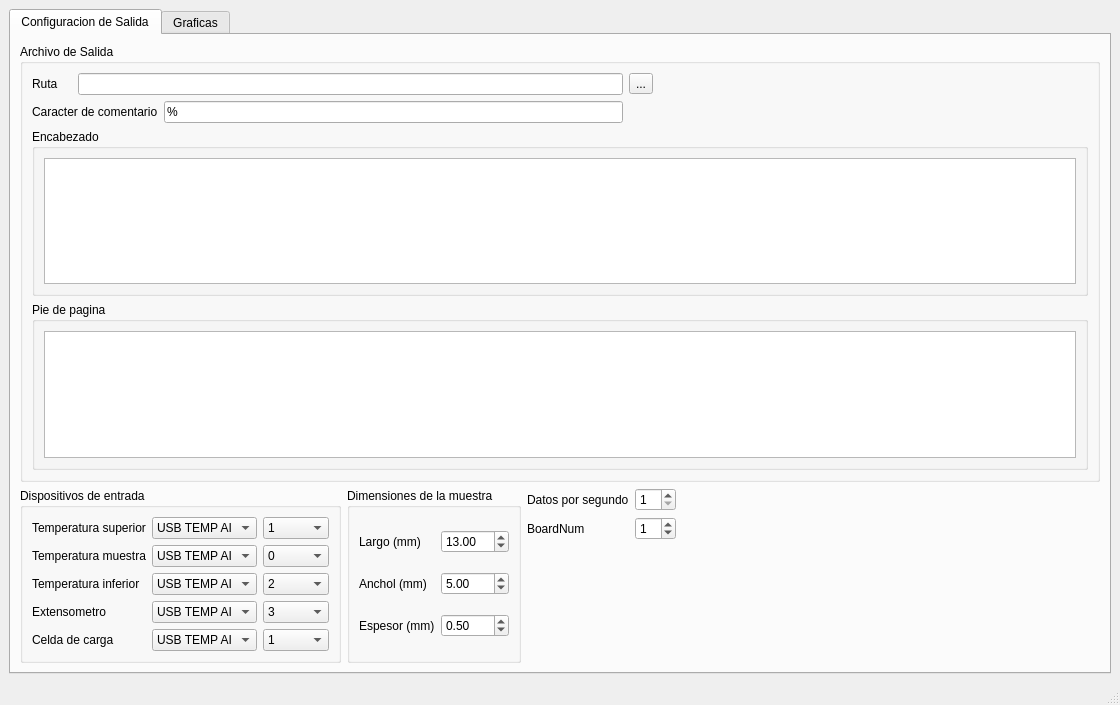
<?xml version="1.0" encoding="UTF-8"?>
<ui version="4.0">
 <class>MainWindow</class>
 <widget class="QMainWindow" name="MainWindow">
  <property name="geometry">
   <rect>
    <x>0</x>
    <y>0</y>
    <width>1120</width>
    <height>705</height>
   </rect>
  </property>
  <property name="windowTitle">
   <string>MainWindow</string>
  </property>
  <widget class="QWidget" name="centralwidget">
   <layout class="QGridLayout" name="gridLayout_5">
    <item row="0" column="0">
     <widget class="QTabWidget" name="tabmainwidget">
      <property name="enabled">
       <bool>true</bool>
      </property>
      <property name="currentIndex">
       <number>0</number>
      </property>
      <widget class="QWidget" name="tab_output_config">
       <attribute name="title">
        <string>Configuracion de Salida</string>
       </attribute>
       <layout class="QGridLayout" name="gridLayout_6">
        <item row="1" column="0" rowspan="3">
         <widget class="QGroupBox" name="gb_input_config">
          <property name="minimumSize">
           <size>
            <width>321</width>
            <height>0</height>
           </size>
          </property>
          <property name="title">
           <string>Dispositivos de entrada</string>
          </property>
          <property name="checkable">
           <bool>false</bool>
          </property>
          <property name="checked">
           <bool>false</bool>
          </property>
          <layout class="QGridLayout" name="gridLayout_3">
           <item row="1" column="1">
            <widget class="QComboBox" name="cbx_temperature_sample_input">
             <item>
              <property name="text">
               <string>USB TEMP AI</string>
              </property>
             </item>
             <item>
              <property name="text">
               <string>AG_34410A</string>
              </property>
             </item>
            </widget>
           </item>
           <item row="1" column="2">
            <widget class="QComboBox" name="cbx_temperature_sample_channel">
             <property name="enabled">
              <bool>true</bool>
             </property>
             <item>
              <property name="text">
               <string>0</string>
              </property>
             </item>
             <item>
              <property name="text">
               <string>1</string>
              </property>
             </item>
             <item>
              <property name="text">
               <string>2</string>
              </property>
             </item>
             <item>
              <property name="text">
               <string>3</string>
              </property>
             </item>
            </widget>
           </item>
           <item row="1" column="0">
            <widget class="QLabel" name="lb_dilatometer_termperature_input_2">
             <property name="text">
              <string>Temperatura muestra</string>
             </property>
            </widget>
           </item>
           <item row="2" column="0">
            <widget class="QLabel" name="lb_dilatometer_termperature_input_3">
             <property name="text">
              <string>Temperatura inferior</string>
             </property>
            </widget>
           </item>
           <item row="2" column="1">
            <widget class="QComboBox" name="cbx_temperature_down_input">
             <item>
              <property name="text">
               <string>USB TEMP AI</string>
              </property>
             </item>
            </widget>
           </item>
           <item row="2" column="2">
            <widget class="QComboBox" name="cbx_temperature_down_channel">
             <property name="enabled">
              <bool>true</bool>
             </property>
             <property name="currentIndex">
              <number>2</number>
             </property>
             <item>
              <property name="text">
               <string>0</string>
              </property>
             </item>
             <item>
              <property name="text">
               <string>1</string>
              </property>
             </item>
             <item>
              <property name="text">
               <string>2</string>
              </property>
             </item>
             <item>
              <property name="text">
               <string>3</string>
              </property>
             </item>
            </widget>
           </item>
           <item row="4" column="2">
            <widget class="QComboBox" name="cbx_loadcell_channel">
             <property name="currentIndex">
              <number>1</number>
             </property>
             <item>
              <property name="text">
               <string>0</string>
              </property>
             </item>
             <item>
              <property name="text">
               <string>1</string>
              </property>
             </item>
             <item>
              <property name="text">
               <string>2</string>
              </property>
             </item>
             <item>
              <property name="text">
               <string>3</string>
              </property>
             </item>
            </widget>
           </item>
           <item row="0" column="1">
            <widget class="QComboBox" name="cbx_temperature_up_input">
             <item>
              <property name="text">
               <string>USB TEMP AI</string>
              </property>
             </item>
            </widget>
           </item>
           <item row="0" column="0">
            <widget class="QLabel" name="lb_dilatometer_termperature_input">
             <property name="text">
              <string>Temperatura superior</string>
             </property>
            </widget>
           </item>
           <item row="3" column="1">
            <widget class="QComboBox" name="cbx_extensometer_input">
             <item>
              <property name="text">
               <string>USB TEMP AI</string>
              </property>
             </item>
             <item>
              <property name="text">
               <string>AG_34401A</string>
              </property>
             </item>
             <item>
              <property name="text">
               <string>AG_34405A</string>
              </property>
             </item>
             <item>
              <property name="text">
               <string>AG_34410A</string>
              </property>
             </item>
            </widget>
           </item>
           <item row="3" column="2">
            <widget class="QComboBox" name="cbx_extensometer_channel">
             <property name="currentIndex">
              <number>3</number>
             </property>
             <item>
              <property name="text">
               <string>0</string>
              </property>
             </item>
             <item>
              <property name="text">
               <string>1</string>
              </property>
             </item>
             <item>
              <property name="text">
               <string>2</string>
              </property>
             </item>
             <item>
              <property name="text">
               <string>3</string>
              </property>
             </item>
             <item>
              <property name="text">
               <string/>
              </property>
             </item>
            </widget>
           </item>
           <item row="0" column="2">
            <widget class="QComboBox" name="cbx_temperature_up_channel">
             <property name="enabled">
              <bool>true</bool>
             </property>
             <property name="currentIndex">
              <number>1</number>
             </property>
             <item>
              <property name="text">
               <string>0</string>
              </property>
             </item>
             <item>
              <property name="text">
               <string>1</string>
              </property>
             </item>
             <item>
              <property name="text">
               <string>2</string>
              </property>
             </item>
             <item>
              <property name="text">
               <string>3</string>
              </property>
             </item>
            </widget>
           </item>
           <item row="4" column="1">
            <widget class="QComboBox" name="cbx_loadcell_input">
             <item>
              <property name="text">
               <string>USB TEMP AI</string>
              </property>
             </item>
             <item>
              <property name="text">
               <string>AG_34401A</string>
              </property>
             </item>
             <item>
              <property name="text">
               <string>AG_34405A</string>
              </property>
             </item>
             <item>
              <property name="text">
               <string>AG_34410A</string>
              </property>
             </item>
            </widget>
           </item>
           <item row="4" column="0">
            <widget class="QLabel" name="label_2">
             <property name="text">
              <string>Celda de carga</string>
             </property>
            </widget>
           </item>
           <item row="3" column="0">
            <widget class="QLabel" name="label">
             <property name="text">
              <string>Extensometro</string>
             </property>
            </widget>
           </item>
          </layout>
          <zorder>lb_dilatometer_termperature_input</zorder>
          <zorder>cbx_temperature_up_input</zorder>
          <zorder>cbx_extensometer_input</zorder>
          <zorder>cbx_extensometer_channel</zorder>
          <zorder>cbx_temperature_up_channel</zorder>
          <zorder>lb_dilatometer_termperature_input_2</zorder>
          <zorder>cbx_temperature_sample_input</zorder>
          <zorder>cbx_temperature_sample_channel</zorder>
          <zorder>cbx_temperature_down_input</zorder>
          <zorder>lb_dilatometer_termperature_input_3</zorder>
          <zorder>cbx_temperature_down_channel</zorder>
          <zorder>label</zorder>
          <zorder>label_2</zorder>
          <zorder>cbx_loadcell_input</zorder>
          <zorder>cbx_loadcell_channel</zorder>
         </widget>
        </item>
        <item row="0" column="0" colspan="5">
         <widget class="QGroupBox" name="gb_output_file">
          <property name="title">
           <string>Archivo de Salida</string>
          </property>
          <property name="checkable">
           <bool>false</bool>
          </property>
          <property name="checked">
           <bool>false</bool>
          </property>
          <layout class="QGridLayout" name="gridLayout_8">
           <item row="0" column="1" colspan="3">
            <widget class="QLineEdit" name="le_output_file_path">
             <property name="text">
              <string/>
             </property>
            </widget>
           </item>
           <item row="0" column="0">
            <widget class="QLabel" name="lb_output_file_path">
             <property name="text">
              <string>Ruta</string>
             </property>
            </widget>
           </item>
           <item row="1" column="3">
            <widget class="QLineEdit" name="le_output_file_commentchar">
             <property name="text">
              <string>%</string>
             </property>
            </widget>
           </item>
           <item row="0" column="4">
            <widget class="QToolButton" name="tlb_output_file_path">
             <property name="text">
              <string>...</string>
             </property>
            </widget>
           </item>
           <item row="1" column="0" colspan="3">
            <widget class="QLabel" name="lb_output_file_commentchar">
             <property name="text">
              <string>Caracter de comentario</string>
             </property>
            </widget>
           </item>
           <item row="3" column="0" colspan="5">
            <widget class="QGroupBox" name="gb_footer">
             <property name="title">
              <string>Pie de pagina</string>
             </property>
             <layout class="QGridLayout" name="gridLayout_16">
              <item row="0" column="0">
               <widget class="QPlainTextEdit" name="ptx_footer"/>
              </item>
             </layout>
            </widget>
           </item>
           <item row="2" column="0" colspan="5">
            <widget class="QGroupBox" name="gb_header">
             <property name="title">
              <string>Encabezado</string>
             </property>
             <layout class="QGridLayout" name="gridLayout_14">
              <item row="0" column="0">
               <widget class="QPlainTextEdit" name="ptx_header"/>
              </item>
             </layout>
            </widget>
           </item>
           <item row="1" column="4">
            <spacer name="horizontalSpacer_3">
             <property name="orientation">
              <enum>Qt::Horizontal</enum>
             </property>
             <property name="sizeHint" stdset="0">
              <size>
               <width>40</width>
               <height>20</height>
              </size>
             </property>
            </spacer>
           </item>
          </layout>
         </widget>
        </item>
        <item row="1" column="2">
         <widget class="QLabel" name="label_9">
          <property name="text">
           <string>Datos por segundo</string>
          </property>
         </widget>
        </item>
        <item row="1" column="3">
         <widget class="QSpinBox" name="sb_data_per_second">
          <property name="minimum">
           <number>1</number>
          </property>
         </widget>
        </item>
        <item row="1" column="4" rowspan="3">
         <spacer name="horizontalSpacer_2">
          <property name="orientation">
           <enum>Qt::Horizontal</enum>
          </property>
          <property name="sizeHint" stdset="0">
           <size>
            <width>687</width>
            <height>20</height>
           </size>
          </property>
         </spacer>
        </item>
        <item row="2" column="2">
         <widget class="QLabel" name="label_10">
          <property name="text">
           <string>BoardNum</string>
          </property>
         </widget>
        </item>
        <item row="2" column="3">
         <widget class="QSpinBox" name="sb_board_num">
          <property name="value">
           <number>1</number>
          </property>
         </widget>
        </item>
        <item row="3" column="2">
         <spacer name="verticalSpacer_2">
          <property name="orientation">
           <enum>Qt::Vertical</enum>
          </property>
          <property name="sizeHint" stdset="0">
           <size>
            <width>20</width>
            <height>102</height>
           </size>
          </property>
         </spacer>
        </item>
        <item row="4" column="0">
         <spacer name="verticalSpacer">
          <property name="orientation">
           <enum>Qt::Vertical</enum>
          </property>
          <property name="sizeHint" stdset="0">
           <size>
            <width>20</width>
            <height>46</height>
           </size>
          </property>
         </spacer>
        </item>
        <item row="1" column="1" rowspan="3">
         <widget class="QGroupBox" name="groupBox">
          <property name="title">
           <string>Dimensiones de la muestra</string>
          </property>
          <layout class="QGridLayout" name="gridLayout_4">
           <item row="1" column="1">
            <widget class="QDoubleSpinBox" name="dsbx_sample_width">
             <property name="minimum">
              <double>0.010000000000000</double>
             </property>
             <property name="maximum">
              <double>999.990000000000009</double>
             </property>
             <property name="singleStep">
              <double>0.010000000000000</double>
             </property>
             <property name="value">
              <double>5.000000000000000</double>
             </property>
            </widget>
           </item>
           <item row="0" column="1">
            <widget class="QDoubleSpinBox" name="dsbx_sample_heigth">
             <property name="minimum">
              <double>0.010000000000000</double>
             </property>
             <property name="maximum">
              <double>999.990000000000009</double>
             </property>
             <property name="singleStep">
              <double>0.010000000000000</double>
             </property>
             <property name="value">
              <double>13.000000000000000</double>
             </property>
            </widget>
           </item>
           <item row="1" column="0">
            <widget class="QLabel" name="label_4">
             <property name="text">
              <string>Anchol (mm)</string>
             </property>
            </widget>
           </item>
           <item row="2" column="0">
            <widget class="QLabel" name="label_5">
             <property name="text">
              <string>Espesor (mm)</string>
             </property>
            </widget>
           </item>
           <item row="0" column="0">
            <widget class="QLabel" name="label_3">
             <property name="text">
              <string>Largo (mm)</string>
             </property>
            </widget>
           </item>
           <item row="2" column="1">
            <widget class="QDoubleSpinBox" name="dsbx_sample_thickness">
             <property name="minimum">
              <double>0.010000000000000</double>
             </property>
             <property name="singleStep">
              <double>0.010000000000000</double>
             </property>
             <property name="value">
              <double>0.500000000000000</double>
             </property>
            </widget>
           </item>
          </layout>
         </widget>
        </item>
       </layout>
      </widget>
      <widget class="QWidget" name="tab_plots">
       <attribute name="title">
        <string>Graficas</string>
       </attribute>
       <layout class="QGridLayout" name="gridLayout_9">
        <item row="0" column="0" rowspan="2" colspan="2">
         <widget class="QGroupBox" name="gb_auxplot_1">
          <property name="minimumSize">
           <size>
            <width>247</width>
            <height>181</height>
           </size>
          </property>
          <property name="maximumSize">
           <size>
            <width>300</width>
            <height>205</height>
           </size>
          </property>
          <property name="title">
           <string>Extensometro / Tiempo</string>
          </property>
         </widget>
        </item>
        <item row="0" column="2">
         <spacer name="horizontalSpacer_4">
          <property name="orientation">
           <enum>Qt::Horizontal</enum>
          </property>
          <property name="sizeHint" stdset="0">
           <size>
            <width>203</width>
            <height>20</height>
           </size>
          </property>
         </spacer>
        </item>
        <item row="0" column="3">
         <widget class="QGroupBox" name="groupBox_2">
          <property name="minimumSize">
           <size>
            <width>151</width>
            <height>81</height>
           </size>
          </property>
          <property name="title">
           <string>Velocidad  temp. (C / min)</string>
          </property>
          <layout class="QGridLayout" name="gridLayout">
           <item row="0" column="0">
            <widget class="QLCDNumber" name="lcd_var_4">
             <property name="minimumSize">
              <size>
               <width>121</width>
               <height>48</height>
              </size>
             </property>
             <property name="maximumSize">
              <size>
               <width>121</width>
               <height>48</height>
              </size>
             </property>
             <property name="smallDecimalPoint">
              <bool>true</bool>
             </property>
             <property name="numDigits">
              <number>4</number>
             </property>
             <property name="digitCount">
              <number>4</number>
             </property>
             <property name="segmentStyle">
              <enum>QLCDNumber::Flat</enum>
             </property>
            </widget>
           </item>
          </layout>
         </widget>
        </item>
        <item row="0" column="4" colspan="2">
         <widget class="QGroupBox" name="groupBox_4">
          <property name="minimumSize">
           <size>
            <width>131</width>
            <height>0</height>
           </size>
          </property>
          <property name="title">
           <string>Extensometro (mm)</string>
          </property>
          <layout class="QGridLayout" name="gridLayout_7">
           <item row="0" column="0">
            <widget class="QLCDNumber" name="lcd_var_5">
             <property name="minimumSize">
              <size>
               <width>121</width>
               <height>48</height>
              </size>
             </property>
             <property name="maximumSize">
              <size>
               <width>121</width>
               <height>48</height>
              </size>
             </property>
             <property name="smallDecimalPoint">
              <bool>true</bool>
             </property>
             <property name="numDigits">
              <number>5</number>
             </property>
             <property name="digitCount">
              <number>5</number>
             </property>
             <property name="segmentStyle">
              <enum>QLCDNumber::Flat</enum>
             </property>
            </widget>
           </item>
          </layout>
         </widget>
        </item>
        <item row="0" column="6">
         <widget class="QGroupBox" name="gb_var_2">
          <property name="minimumSize">
           <size>
            <width>141</width>
            <height>81</height>
           </size>
          </property>
          <property name="title">
           <string>Extensometro (%)</string>
          </property>
          <layout class="QGridLayout" name="gridLayout_11">
           <item row="0" column="0">
            <widget class="QLCDNumber" name="lcd_var_2">
             <property name="minimumSize">
              <size>
               <width>121</width>
               <height>48</height>
              </size>
             </property>
             <property name="maximumSize">
              <size>
               <width>121</width>
               <height>48</height>
              </size>
             </property>
             <property name="smallDecimalPoint">
              <bool>true</bool>
             </property>
             <property name="numDigits">
              <number>4</number>
             </property>
             <property name="digitCount">
              <number>4</number>
             </property>
             <property name="segmentStyle">
              <enum>QLCDNumber::Flat</enum>
             </property>
             <property name="value" stdset="0">
              <double>0.000000000000000</double>
             </property>
             <property name="intValue" stdset="0">
              <number>0</number>
             </property>
            </widget>
           </item>
          </layout>
         </widget>
        </item>
        <item row="0" column="7">
         <widget class="QGroupBox" name="gb_var_3">
          <property name="minimumSize">
           <size>
            <width>141</width>
            <height>81</height>
           </size>
          </property>
          <property name="maximumSize">
           <size>
            <width>141</width>
            <height>81</height>
           </size>
          </property>
          <property name="title">
           <string>Carga (Kgf)</string>
          </property>
          <layout class="QGridLayout" name="gridLayout_12">
           <item row="0" column="0">
            <widget class="QLCDNumber" name="lcd_var_3">
             <property name="minimumSize">
              <size>
               <width>121</width>
               <height>48</height>
              </size>
             </property>
             <property name="maximumSize">
              <size>
               <width>121</width>
               <height>48</height>
              </size>
             </property>
             <property name="smallDecimalPoint">
              <bool>true</bool>
             </property>
             <property name="numDigits">
              <number>3</number>
             </property>
             <property name="digitCount">
              <number>3</number>
             </property>
             <property name="segmentStyle">
              <enum>QLCDNumber::Flat</enum>
             </property>
             <property name="value" stdset="0">
              <double>0.000000000000000</double>
             </property>
             <property name="intValue" stdset="0">
              <number>0</number>
             </property>
            </widget>
           </item>
          </layout>
         </widget>
        </item>
        <item row="0" column="8">
         <widget class="QGroupBox" name="gb_var_1">
          <property name="minimumSize">
           <size>
            <width>141</width>
            <height>81</height>
           </size>
          </property>
          <property name="maximumSize">
           <size>
            <width>141</width>
            <height>81</height>
           </size>
          </property>
          <property name="title">
           <string>Carga (MPa)</string>
          </property>
          <layout class="QGridLayout" name="gridLayout_10">
           <item row="0" column="0">
            <widget class="QLCDNumber" name="lcd_var_1">
             <property name="minimumSize">
              <size>
               <width>121</width>
               <height>48</height>
              </size>
             </property>
             <property name="maximumSize">
              <size>
               <width>121</width>
               <height>48</height>
              </size>
             </property>
             <property name="smallDecimalPoint">
              <bool>true</bool>
             </property>
             <property name="numDigits">
              <number>3</number>
             </property>
             <property name="digitCount">
              <number>3</number>
             </property>
             <property name="segmentStyle">
              <enum>QLCDNumber::Flat</enum>
             </property>
             <property name="value" stdset="0">
              <double>0.000000000000000</double>
             </property>
             <property name="intValue" stdset="0">
              <number>0</number>
             </property>
            </widget>
           </item>
          </layout>
         </widget>
        </item>
        <item row="1" column="2" rowspan="3" colspan="7">
         <widget class="QGroupBox" name="gb_mainplot">
          <property name="maximumSize">
           <size>
            <width>16777215</width>
            <height>401</height>
           </size>
          </property>
          <property name="contextMenuPolicy">
           <enum>Qt::NoContextMenu</enum>
          </property>
          <property name="title">
           <string>Extensometro / Temperatura de la muestra</string>
          </property>
         </widget>
        </item>
        <item row="2" column="0" colspan="2">
         <widget class="QGroupBox" name="gb_auxplot_2">
          <property name="minimumSize">
           <size>
            <width>247</width>
            <height>181</height>
           </size>
          </property>
          <property name="maximumSize">
           <size>
            <width>300</width>
            <height>181</height>
           </size>
          </property>
          <property name="title">
           <string>Temperatura / Tiempo</string>
          </property>
         </widget>
        </item>
        <item row="3" column="0" rowspan="2" colspan="2">
         <widget class="QGroupBox" name="groupBox_3">
          <property name="minimumSize">
           <size>
            <width>241</width>
            <height>171</height>
           </size>
          </property>
          <property name="title">
           <string>Temperatura</string>
          </property>
          <layout class="QGridLayout" name="gridLayout_2">
           <item row="0" column="0">
            <widget class="QLabel" name="label_6">
             <property name="text">
              <string>Superior </string>
             </property>
            </widget>
           </item>
           <item row="2" column="1">
            <widget class="QLCDNumber" name="lcd_temperature_down">
             <property name="palette">
              <palette>
               <active>
                <colorrole role="Base">
                 <brush brushstyle="SolidPattern">
                  <color alpha="255">
                   <red>255</red>
                   <green>255</green>
                   <blue>255</blue>
                  </color>
                 </brush>
                </colorrole>
                <colorrole role="Window">
                 <brush brushstyle="SolidPattern">
                  <color alpha="255">
                   <red>0</red>
                   <green>0</green>
                   <blue>255</blue>
                  </color>
                 </brush>
                </colorrole>
               </active>
               <inactive>
                <colorrole role="Base">
                 <brush brushstyle="SolidPattern">
                  <color alpha="255">
                   <red>255</red>
                   <green>255</green>
                   <blue>255</blue>
                  </color>
                 </brush>
                </colorrole>
                <colorrole role="Window">
                 <brush brushstyle="SolidPattern">
                  <color alpha="255">
                   <red>0</red>
                   <green>0</green>
                   <blue>255</blue>
                  </color>
                 </brush>
                </colorrole>
               </inactive>
               <disabled>
                <colorrole role="Base">
                 <brush brushstyle="SolidPattern">
                  <color alpha="255">
                   <red>0</red>
                   <green>0</green>
                   <blue>255</blue>
                  </color>
                 </brush>
                </colorrole>
                <colorrole role="Window">
                 <brush brushstyle="SolidPattern">
                  <color alpha="255">
                   <red>0</red>
                   <green>0</green>
                   <blue>255</blue>
                  </color>
                 </brush>
                </colorrole>
               </disabled>
              </palette>
             </property>
             <property name="font">
              <font>
               <weight>75</weight>
               <bold>true</bold>
              </font>
             </property>
             <property name="autoFillBackground">
              <bool>true</bool>
             </property>
             <property name="smallDecimalPoint">
              <bool>true</bool>
             </property>
             <property name="numDigits">
              <number>4</number>
             </property>
             <property name="digitCount">
              <number>4</number>
             </property>
             <property name="segmentStyle">
              <enum>QLCDNumber::Flat</enum>
             </property>
            </widget>
           </item>
           <item row="1" column="1">
            <widget class="QLCDNumber" name="lcd_temperature_sample">
             <property name="palette">
              <palette>
               <active>
                <colorrole role="Base">
                 <brush brushstyle="SolidPattern">
                  <color alpha="255">
                   <red>255</red>
                   <green>255</green>
                   <blue>255</blue>
                  </color>
                 </brush>
                </colorrole>
                <colorrole role="Window">
                 <brush brushstyle="SolidPattern">
                  <color alpha="255">
                   <red>255</red>
                   <green>0</green>
                   <blue>0</blue>
                  </color>
                 </brush>
                </colorrole>
               </active>
               <inactive>
                <colorrole role="Base">
                 <brush brushstyle="SolidPattern">
                  <color alpha="255">
                   <red>255</red>
                   <green>255</green>
                   <blue>255</blue>
                  </color>
                 </brush>
                </colorrole>
                <colorrole role="Window">
                 <brush brushstyle="SolidPattern">
                  <color alpha="255">
                   <red>255</red>
                   <green>0</green>
                   <blue>0</blue>
                  </color>
                 </brush>
                </colorrole>
               </inactive>
               <disabled>
                <colorrole role="Base">
                 <brush brushstyle="SolidPattern">
                  <color alpha="255">
                   <red>255</red>
                   <green>0</green>
                   <blue>0</blue>
                  </color>
                 </brush>
                </colorrole>
                <colorrole role="Window">
                 <brush brushstyle="SolidPattern">
                  <color alpha="255">
                   <red>255</red>
                   <green>0</green>
                   <blue>0</blue>
                  </color>
                 </brush>
                </colorrole>
               </disabled>
              </palette>
             </property>
             <property name="font">
              <font>
               <weight>75</weight>
               <bold>true</bold>
              </font>
             </property>
             <property name="autoFillBackground">
              <bool>true</bool>
             </property>
             <property name="smallDecimalPoint">
              <bool>true</bool>
             </property>
             <property name="numDigits">
              <number>4</number>
             </property>
             <property name="digitCount">
              <number>4</number>
             </property>
             <property name="segmentStyle">
              <enum>QLCDNumber::Flat</enum>
             </property>
            </widget>
           </item>
           <item row="1" column="0">
            <widget class="QLabel" name="label_7">
             <property name="text">
              <string>Muestra</string>
             </property>
            </widget>
           </item>
           <item row="2" column="0">
            <widget class="QLabel" name="label_8">
             <property name="text">
              <string>Inferior</string>
             </property>
            </widget>
           </item>
           <item row="0" column="1">
            <widget class="QLCDNumber" name="lcd_temperature_up">
             <property name="palette">
              <palette>
               <active>
                <colorrole role="Base">
                 <brush brushstyle="SolidPattern">
                  <color alpha="255">
                   <red>0</red>
                   <green>170</green>
                   <blue>0</blue>
                  </color>
                 </brush>
                </colorrole>
                <colorrole role="Window">
                 <brush brushstyle="SolidPattern">
                  <color alpha="255">
                   <red>0</red>
                   <green>170</green>
                   <blue>0</blue>
                  </color>
                 </brush>
                </colorrole>
               </active>
               <inactive>
                <colorrole role="Base">
                 <brush brushstyle="SolidPattern">
                  <color alpha="255">
                   <red>0</red>
                   <green>170</green>
                   <blue>0</blue>
                  </color>
                 </brush>
                </colorrole>
                <colorrole role="Window">
                 <brush brushstyle="SolidPattern">
                  <color alpha="255">
                   <red>0</red>
                   <green>170</green>
                   <blue>0</blue>
                  </color>
                 </brush>
                </colorrole>
               </inactive>
               <disabled>
                <colorrole role="Base">
                 <brush brushstyle="SolidPattern">
                  <color alpha="255">
                   <red>0</red>
                   <green>170</green>
                   <blue>0</blue>
                  </color>
                 </brush>
                </colorrole>
                <colorrole role="Window">
                 <brush brushstyle="SolidPattern">
                  <color alpha="255">
                   <red>0</red>
                   <green>170</green>
                   <blue>0</blue>
                  </color>
                 </brush>
                </colorrole>
               </disabled>
              </palette>
             </property>
             <property name="font">
              <font>
               <pointsize>8</pointsize>
               <weight>75</weight>
               <bold>true</bold>
               <kerning>true</kerning>
              </font>
             </property>
             <property name="autoFillBackground">
              <bool>true</bool>
             </property>
             <property name="lineWidth">
              <number>1</number>
             </property>
             <property name="smallDecimalPoint">
              <bool>true</bool>
             </property>
             <property name="numDigits">
              <number>4</number>
             </property>
             <property name="digitCount">
              <number>4</number>
             </property>
             <property name="segmentStyle">
              <enum>QLCDNumber::Flat</enum>
             </property>
            </widget>
           </item>
          </layout>
         </widget>
        </item>
        <item row="4" column="2" rowspan="2" colspan="3">
         <widget class="QGroupBox" name="gb_scale_mainplot_controls">
          <property name="minimumSize">
           <size>
            <width>316</width>
            <height>81</height>
           </size>
          </property>
          <property name="maximumSize">
           <size>
            <width>316</width>
            <height>81</height>
           </size>
          </property>
          <property name="title">
           <string>Scale Main Graph</string>
          </property>
          <layout class="QGridLayout" name="gridLayout_15">
           <item row="0" column="0">
            <widget class="QLabel" name="lb_x_min">
             <property name="text">
              <string>xMin</string>
             </property>
            </widget>
           </item>
           <item row="0" column="2">
            <widget class="QLabel" name="lb_x_max">
             <property name="text">
              <string>xMax</string>
             </property>
            </widget>
           </item>
           <item row="1" column="0">
            <widget class="QLabel" name="lb_y_min">
             <property name="text">
              <string>yMin</string>
             </property>
            </widget>
           </item>
           <item row="1" column="2">
            <widget class="QLabel" name="lb_y_max">
             <property name="text">
              <string>yMax</string>
             </property>
            </widget>
           </item>
           <item row="1" column="1">
            <widget class="QDoubleSpinBox" name="sb_ymin">
             <property name="decimals">
              <number>4</number>
             </property>
             <property name="minimum">
              <double>-2.000000000000000</double>
             </property>
             <property name="maximum">
              <double>2.000000000000000</double>
             </property>
             <property name="singleStep">
              <double>0.001000000000000</double>
             </property>
            </widget>
           </item>
           <item row="1" column="3">
            <widget class="QDoubleSpinBox" name="sb_ymax">
             <property name="decimals">
              <number>4</number>
             </property>
             <property name="minimum">
              <double>-2.000000000000000</double>
             </property>
             <property name="maximum">
              <double>2.000000000000000</double>
             </property>
             <property name="singleStep">
              <double>0.001000000000000</double>
             </property>
            </widget>
           </item>
           <item row="0" column="1">
            <widget class="QDoubleSpinBox" name="sb_xmin">
             <property name="minimum">
              <double>-500.000000000000000</double>
             </property>
             <property name="maximum">
              <double>499.000000000000000</double>
             </property>
            </widget>
           </item>
           <item row="0" column="3">
            <widget class="QDoubleSpinBox" name="sb_xmax">
             <property name="minimum">
              <double>-450.000000000000000</double>
             </property>
             <property name="maximum">
              <double>500.000000000000000</double>
             </property>
            </widget>
           </item>
          </layout>
         </widget>
        </item>
        <item row="4" column="5" rowspan="2" colspan="2">
         <widget class="QGroupBox" name="gb_time">
          <property name="minimumSize">
           <size>
            <width>201</width>
            <height>81</height>
           </size>
          </property>
          <property name="maximumSize">
           <size>
            <width>201</width>
            <height>81</height>
           </size>
          </property>
          <property name="title">
           <string>Tiempo de ensayo</string>
          </property>
          <layout class="QGridLayout" name="gridLayout_13">
           <item row="0" column="0">
            <widget class="QLCDNumber" name="lcd_time_hour">
             <property name="smallDecimalPoint">
              <bool>false</bool>
             </property>
             <property name="numDigits">
              <number>2</number>
             </property>
             <property name="digitCount">
              <number>2</number>
             </property>
             <property name="segmentStyle">
              <enum>QLCDNumber::Flat</enum>
             </property>
             <property name="value" stdset="0">
              <double>0.000000000000000</double>
             </property>
             <property name="intValue" stdset="0">
              <number>0</number>
             </property>
            </widget>
           </item>
           <item row="0" column="1">
            <widget class="QLCDNumber" name="lcd_time_minute">
             <property name="numDigits">
              <number>2</number>
             </property>
             <property name="digitCount">
              <number>2</number>
             </property>
             <property name="segmentStyle">
              <enum>QLCDNumber::Flat</enum>
             </property>
             <property name="intValue" stdset="0">
              <number>0</number>
             </property>
            </widget>
           </item>
           <item row="0" column="2">
            <widget class="QLCDNumber" name="lcd_time_second">
             <property name="numDigits">
              <number>2</number>
             </property>
             <property name="segmentStyle">
              <enum>QLCDNumber::Flat</enum>
             </property>
             <property name="intValue" stdset="0">
              <number>0</number>
             </property>
            </widget>
           </item>
          </layout>
         </widget>
        </item>
        <item row="5" column="0">
         <widget class="QPushButton" name="pb_start">
          <property name="text">
           <string>Comenzar</string>
          </property>
          <property name="iconSize">
           <size>
            <width>40</width>
            <height>40</height>
           </size>
          </property>
         </widget>
        </item>
        <item row="5" column="1">
         <widget class="QPushButton" name="pb_zero">
          <property name="enabled">
           <bool>true</bool>
          </property>
          <property name="text">
           <string>Zero</string>
          </property>
         </widget>
        </item>
        <item row="6" column="0">
         <widget class="QPushButton" name="pb_start_save_data">
          <property name="enabled">
           <bool>false</bool>
          </property>
          <property name="text">
           <string>Iniciar registro de datos</string>
          </property>
          <property name="iconSize">
           <size>
            <width>40</width>
            <height>40</height>
           </size>
          </property>
         </widget>
        </item>
        <item row="6" column="1">
         <widget class="QPushButton" name="pb_end">
          <property name="text">
           <string>Finalizar</string>
          </property>
          <property name="iconSize">
           <size>
            <width>40</width>
            <height>40</height>
           </size>
          </property>
         </widget>
        </item>
        <item row="6" column="7" colspan="2">
         <spacer name="horizontalSpacer">
          <property name="orientation">
           <enum>Qt::Horizontal</enum>
          </property>
          <property name="sizeHint" stdset="0">
           <size>
            <width>389</width>
            <height>20</height>
           </size>
          </property>
         </spacer>
        </item>
       </layout>
      </widget>
     </widget>
    </item>
   </layout>
  </widget>
  <widget class="QMenuBar" name="menubar">
   <property name="geometry">
    <rect>
     <x>0</x>
     <y>0</y>
     <width>1120</width>
     <height>21</height>
    </rect>
   </property>
  </widget>
  <widget class="QStatusBar" name="statusbar"/>
 </widget>
 <resources/>
 <connections/>
</ui>
